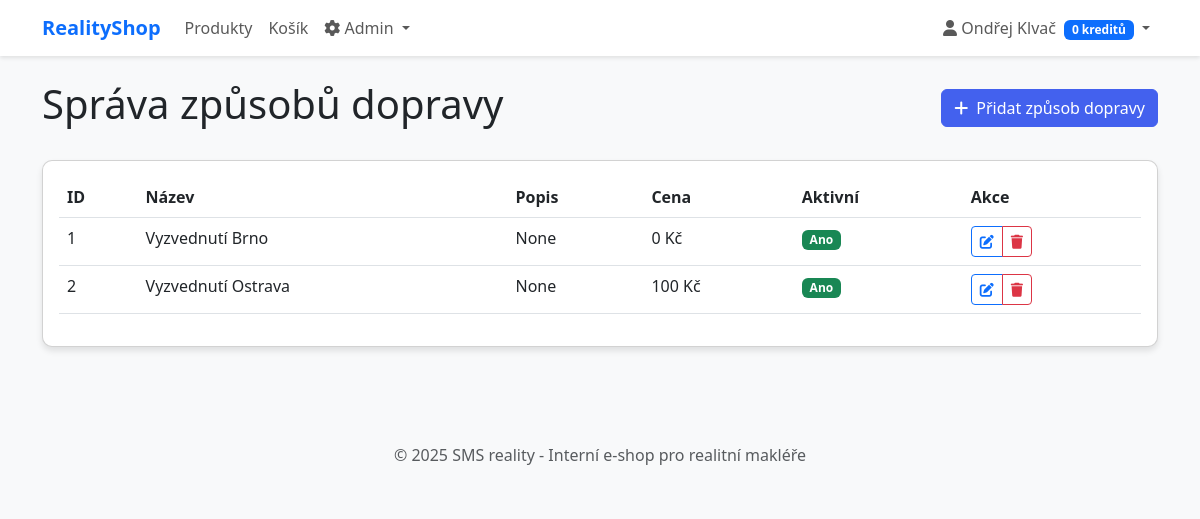
The page /admin/shipping (signed in) on the database its author committed.
### models.py (models this page shows, shortened)
class User(db.Model, UserMixin):
    id              = db.Column(db.Integer, primary_key=True)
    first_name      = db.Column(db.String(100), nullable=False)
    last_name       = db.Column(db.String(100), nullable=False)
    email           = db.Column(db.String(100), unique=True, nullable=False)
    address         = db.Column(db.Text, nullable=True)
    password        = db.Column(db.String(200), nullable=True)
    credits         = db.Column(db.Integer, default=0)
    is_admin        = db.Column(db.Boolean, default=False)
    is_password_set = db.Column(db.Boolean, default=False)
    orders          = db.relationship('Order', backref='user', lazy=True)
    carts           = db.relationship('Cart', backref='user', lazy=True)

class Shipping(db.Model):
    __tablename__ = 'shipping'
    id          = db.Column(db.Integer, primary_key=True)
    name        = db.Column(db.String(100), nullable=False)
    price       = db.Column(db.Integer, nullable=False)      # Cena v Kč
    description = db.Column(db.String(200), nullable=True)   # Popis dopravy
    active      = db.Column(db.Boolean, default=True)        # Je aktivní?
    orders      = db.relationship('Order', backref='shipping', lazy=True)

### app.py (the view, shortened to what this page needs)
@app.route('/admin/shipping', methods=['GET', 'POST'])
@login_required
def admin_shipping():
    if not current_user.is_admin:
        abort(403)
    shipping_methods = Shipping.query.all()
    return render_template('admin/shipping.html', shipping_methods=shipping_methods)

### app.py (called while the page is built)
@login_manager.user_loader
def load_user(user_id):
    return User.query.get(int(user_id))

### templates/admin/shipping.html (shortened to what this page needs)
{% extends "base.html" %}
{% block content %}
<div class="d-flex justify-content-between align-items-center mb-4">
  <h1>Správa způsobů dopravy</h1>
  <button type="button"
          class="btn btn-primary"
          data-bs-toggle="modal"
          data-bs-target="#addShippingModal">
    <i class="fas fa-plus me-2"></i>Přidat způsob dopravy
  </button>
</div>
<div class="card">
  <div class="card-body">
    <div class="table-responsive">
      <table class="table table-hover">
        <thead>
          <tr>
            <th>ID</th>
            <th>Název</th>
            <th>Popis</th>
            <th>Cena</th>
            <th>Aktivní</th>
            <th>Akce</th>
          </tr>
        </thead>
        <tbody>
          {% for method in shipping_methods %}
            <tr>
              <td>{{ method.id }}</td>
              <td>{{ method.name }}</td>
              <td>{{ method.description|default('–') }}</td>
              <td>{{ method.price }} Kč</td>
              <td>
                {% if method.active %}
                  <span class="badge bg-success">Ano</span>
                {% else %}
                  <span class="badge bg-danger">Ne</span>
                {% endif %}
              </td>
              <td>
                <div class="btn-group btn-group-sm">
                  <button type="button"
                          class="btn btn-outline-primary"
                          data-bs-toggle="modal"
                          data-bs-target="#editShippingModal{{ method.id }}">
                    <i class="fas fa-edit"></i>
                  </button>
                  <button type="button"
                          class="btn btn-outline-danger"
                          data-bs-toggle="modal"
                          data-bs-target="#deleteShippingModal{{ method.id }}">
                    <i class="fas fa-trash"></i>
                  </button>
                </div>
              </td>
            </tr>
          {% endfor %}
        </tbody>
      </table>
    </div>
  </div>
</div>
{% endblock %}

### templates/base.html (shortened to what this page needs)
<!DOCTYPE html>
<html lang="cs">
<head>
    <link href="https://cdn.jsdelivr.net/npm/bootstrap@5.3.0-alpha1/dist/css/bootstrap.min.css" rel="stylesheet">
    <link rel="stylesheet" href="https://cdnjs.cloudflare.com/ajax/libs/font-awesome/6.0.0/css/all.min.css">
</head>
<body>
    <nav class="navbar navbar-expand-lg navbar-light bg-white">
        <div class="container">
            <a class="navbar-brand fw-bold text-primary" href="{{ url_for('index') }}">RealityShop</a>
            <div class="collapse navbar-collapse" id="navbarNav">
                <ul class="navbar-nav me-auto">
                    <li class="nav-item">
                        <a class="nav-link" href="{{ url_for('index') }}">Produkty</a>
                    </li>
                    {% if current_user.is_authenticated %}
                        <li class="nav-item">
                            <a class="nav-link" href="{{ url_for('cart') }}">Košík</a>
                        </li>
                        {% if current_user.is_admin %}
                            <li class="nav-item dropdown">
                                <a class="nav-link dropdown-toggle" href="#" id="adminDropdown" role="button" data-bs-toggle="dropdown">
                                    <i class="fas fa-cog"></i> Admin
                                </a>
                            </li>
                        {% endif %}
                    {% endif %}
                </ul>
                <ul class="navbar-nav">
                    {% if current_user.is_authenticated %}
                        <li class="nav-item dropdown">
                            <a class="nav-link dropdown-toggle" href="#" id="userDropdown" role="button" data-bs-toggle="dropdown">
                                <i class="fas fa-user"></i> {{ current_user.first_name }} {{ current_user.last_name }}
                                <span class="badge bg-primary ms-1">{{ current_user.credits }} kreditů</span>
                             </a>
                        </li>
                    {% else %}
                        <li class="nav-item">
                            <a class="nav-link" href="{{ url_for('login') }}">Přihlásit se</a>
                        </li>
                    {% endif %}
                </ul>
            </div>
        </div>
    </nav>
    <div class="container py-4">
        {% block content %}{% endblock %}
    </div>
    <footer class="bg-light py-4 mt-5">
        <div class="container text-center">
            <p class="mb-0 text-muted">&copy; 2025 SMS reality - Interní e-shop pro realitní makléře</p>
        </div>
    </footer>
</body>
</html>

### templates/base.html (style rules this page uses)
body { font-family: 'Segoe UI', Tahoma, Geneva, Verdana, sans-serif; background-color: #f8f9fa; }
.card { border-radius: 10px; box-shadow: 0 4px 6px rgba(0, 0, 0, 0.1); transition: transform 0.3s ease, box-shadow 0.3s ease; }
.navbar { box-shadow: 0 2px 4px rgba(0, 0, 0, 0.1); }
.btn-primary { background-color: #4361ee; border-color: #4361ee; }

### rows shown on the page
User: first_name "Ondřej", last_name "Klvač", credits "0"
Shipping: id "1", name "Vyzvednutí Brno", description "None", price "0", active "Ano"
Shipping: id "2", name "Vyzvednutí Ostrava", description "None", price "100", active "Ano"
